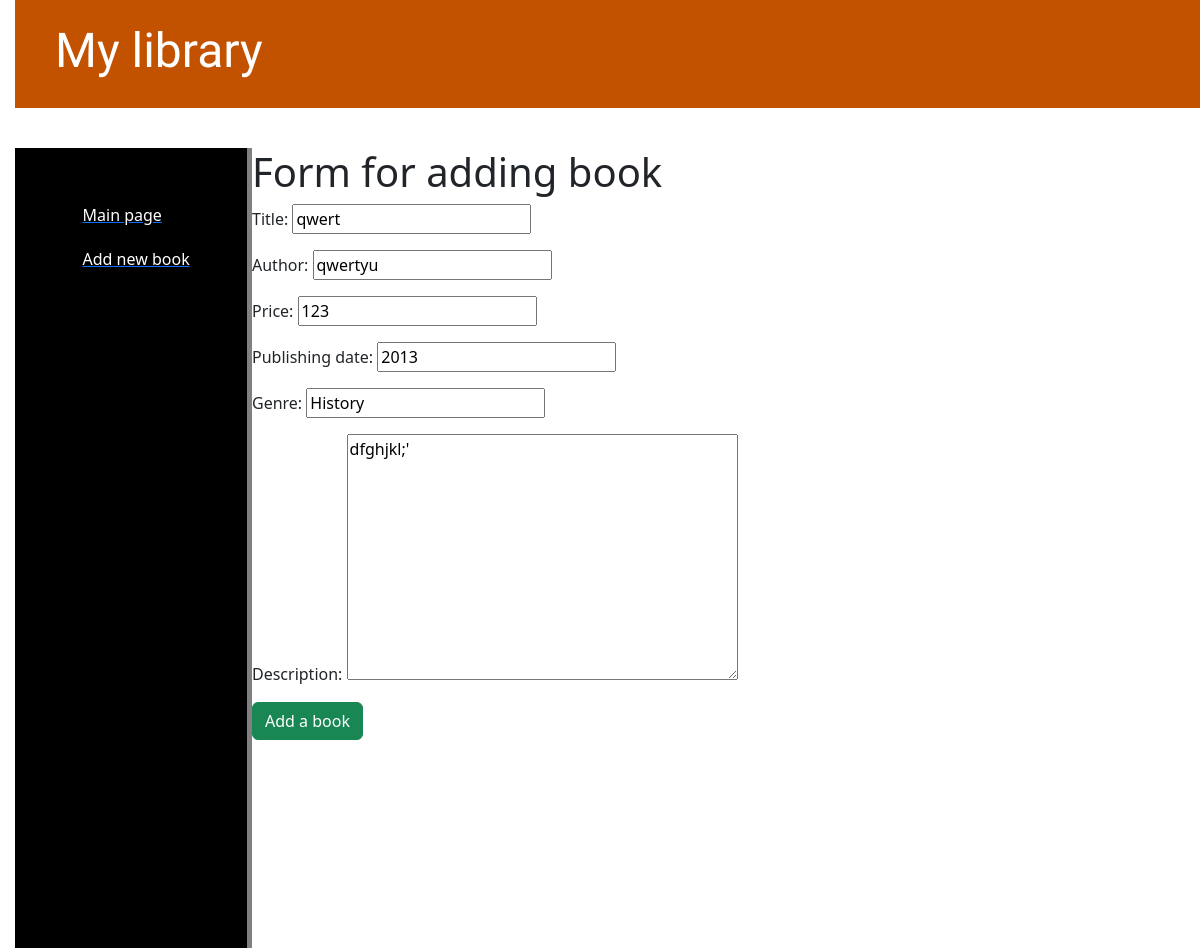
The page /post/5/update_book/ on the database as committed earlier.
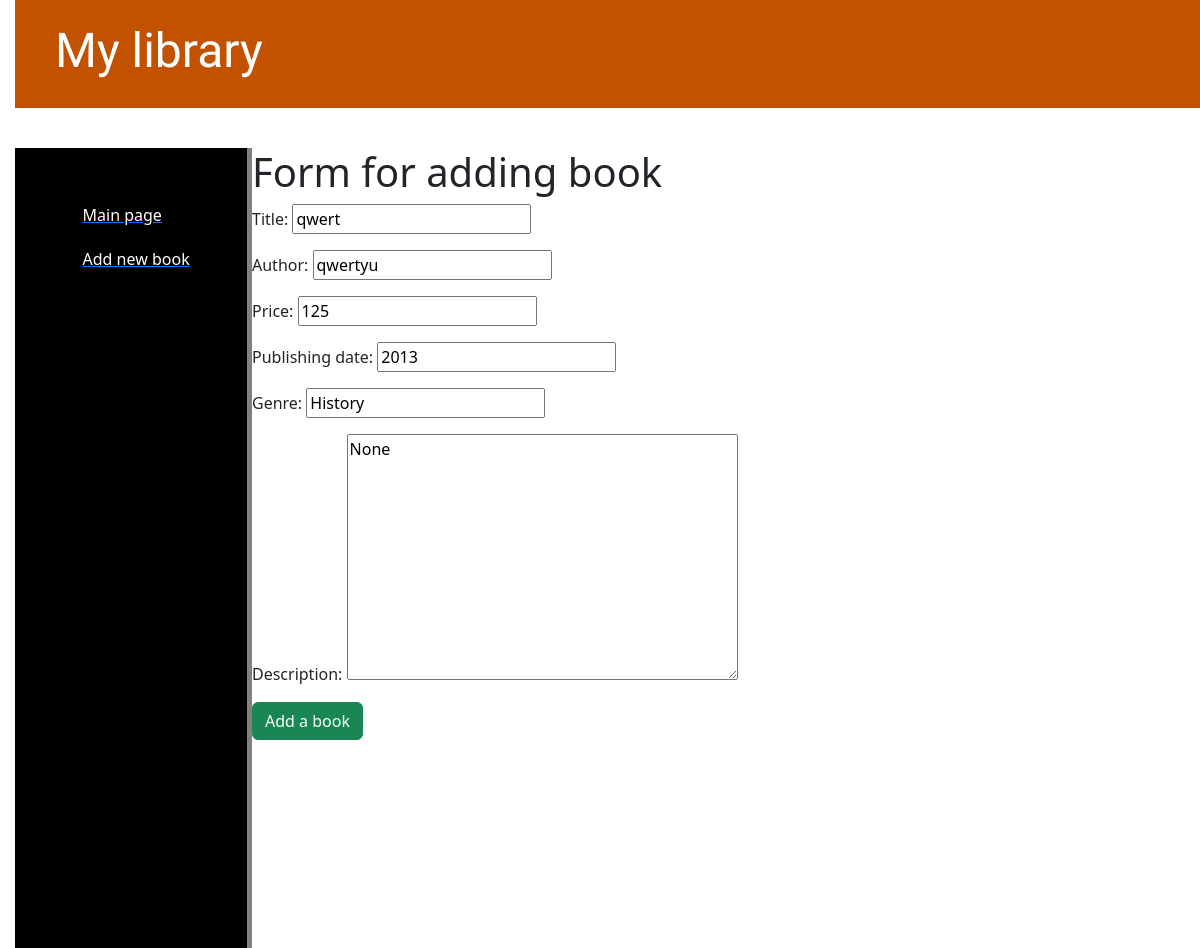
The same page on the database as committed later.
### books/models.py (models this page shows, shortened)
class Book(models.Model):
    title = models.CharField(max_length=255)
    author = models.CharField(max_length=255)
    price = models.IntegerField()
    publishing_date = models.IntegerField()
    genre = models.CharField(max_length=255)
    description = models.TextField()
    is_published_on_website = False

### books/views.py (the view)
# urls.py: path('post/<int:pk>/update_book/', views.update_book, name='update_book'),
def update_book(request, pk):
    post = get_object_or_404(Book, pk=pk)
    if request.method == "POST":
        form = BookAddForm(request.POST, instance=post)
        if form.is_valid():
            post = form.save(commit=False)
            post.save()
            return redirect('show_main_page')
    else:
        form = BookAddForm(instance=post)
    return render(request, 'books/add_book.html', {'form': form})

### books/form.py
class BookAddForm(ModelForm):
    class Meta:
        model = Book
        fields = ['title', 'author', 'price', 'publishing_date', 'genre', 'description']

### books/templates/books/add_book.html (shortened to what this page needs)
{% extends 'books/base.html' %}
{% block content %}
    <h1>Form for adding book</h1>
    <form method="POST">
        {{ form.as_p }}
        <button class="btn btn-success" type="submit">Add a book</button>
    </form>
{% endblock %}

Rows that differ between the two databases and show on the page:
changed Book "qwert": price "123" → "125"; description "dfghjkl;'" → "None"
